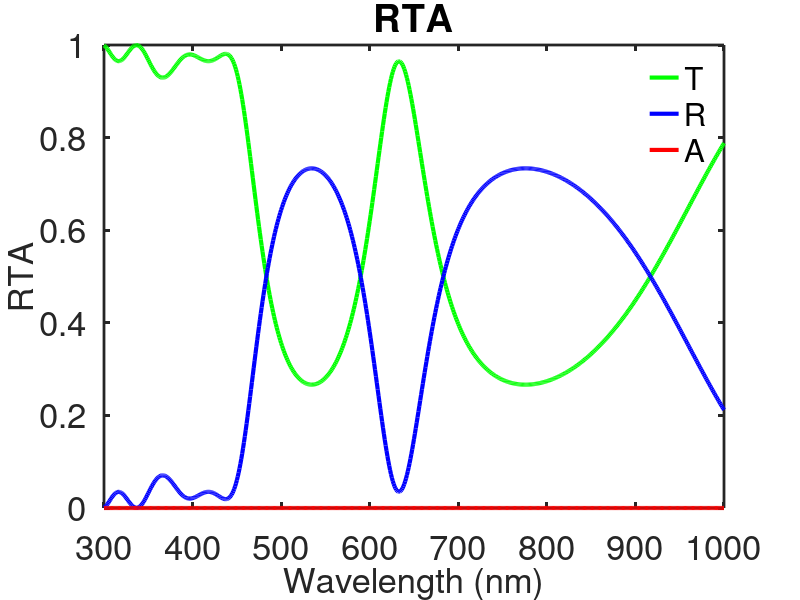

The MATLAB source for this figure:
% Transfer Matrix Methods to calculate R T A for filter
% Hao Wang @ SUTD
% 2017 October 26


%inputs:
%angle of incidence: thetai
%wavelength of incident light: lambda
%thicknesses of the layers: h
%refractive index of the layers: n (may be absorbing and dispersive, but this may require a subfunction)
%polarization: s or p (need one calculation for each for unpolarized light)
clc
clear all
close all

tic
% thetai=0:0.1:90; %angle of incidence (degrees)
thetai=0; %angle of incidence (degrees)
lambda=300:1:1000; %vacuum wavelength (nm)

central_wave=633;
ha=central_wave*(0+1/4)/1.55;
hb=central_wave*(0+1/4)/1;

%% the layer numbers
% the first and last layers are environment, and the layer numbers should
% be 2+material layer number
lnum=9;
h=zeros(1,lnum);
h(1)=NaN;
h(lnum)=NaN;
for gg=1:(length(h)-2)/2
    h(2*gg)=ha;
    h(2*gg+1)=hb;
end
h(lnum-1)=ha;
h((lnum+1)/2)=2*hb;

pol=1; %polarization, 1 for p and 0 for s

%% Materials

% % for dispersion materials
% filename='F:\Code\Plasmonic\material_data/Ag.txt';
% L1=dlmread(filename,'',1);
% n_interp=interp1(L1(:,1), L1(:,2), lambda, 'linear', 'extrap');
% k_interp=interp1(L1(:,1), L1(:,3), lambda, 'linear', 'extrap');
% L11=real((n_interp+i*k_interp).^(1/2))+i*imag((n_interp+i*k_interp).^(1/2));
% size(L11);
% 
% filename2='F:\Code\Plasmonic\material_data/Al2O3.txt';
% L2=dlmread(filename2,'',1);
% n_interp2=interp1(L2(:,1), L2(:,2), lambda, 'linear', 'extrap');
% k_interp2=interp1(L2(:,1), L2(:,3), lambda, 'linear', 'extrap');
% L12=real((n_interp2+i*k_interp2).^(1/2))+i*imag((n_interp2+i*k_interp2).^(1/2));
% size(L12);




n=zeros(length(h),length(lambda));
[nn,m]=size(n);

% substrate refractive index, light incidences from the substrate
% n=1.46 for nanoscribe glass, n=1.52 for ordinarily used fused silica
% n=1.55 for nanoscribe Ip-Dip

n(1,:)=1.46;
n(length(h),:)=1;
for kk=1:(length(h)-2)/2
    % for dispersion materials
%     n(2*kk,:)=L11;
%     n(2*kk+1,:)=L12;
    % for non-dispersion materials
    n(2*kk,:)=1.55;
    n(2*kk+1,:)=1;
end
n(length(h)-1,:)=1.55;

%% TMM

for b=1:length(lambda)
    
%Snell's law:
    theta(1)=thetai*pi/180;

    for a=1:nn-1
    theta(a+1)=real(asin(n(a,b)/n(a+1,b)*sin(theta(a))))-1i*abs(imag(asin(n(a,b)/n(a+1,b)*sin(theta(a)))));
    end
    

%Fresnel coefficients:
    if pol==0 %formulas for s polarization
    
        for a=1:nn-1
            n(a,b);
            Fr(a)=(n(a,b)*cos(theta(a))-n(a+1,b)*cos(theta(a+1)))/(n(a,b)*cos(theta(a))+n(a+1,b)*cos(theta(a+1)));
            Ft(a)=2*n(a,b)*cos(theta(a))/(n(a,b)*cos(theta(a))+n(a+1,b)*cos(theta(a+1)));
    
        end
%phase shift factors:

    delta=zeros((nn-2),length(lambda));
% for a=1:length(n)-2
%     for b=1:length(lambda)
%         delta(a,b)=2*pi*h(a+1)/lambda(b)*n(a+1)*cos(theta(a+1))
%     end
% end

        for a=1:nn-2
            delta(a,b)=2*pi*h(a+1)/lambda(b)*n(a+1,b)*cos(theta(a+1));
        end
% figure
% plot(lambda, delta(1,:))


%build up transfer matrix:


        M=[1,0;0,1]; %start with unity matrix
        for a=1:nn-2
            M=M*1/Ft(a)*[1,Fr(a);Fr(a),1]*[exp(-1i*delta(a,b)),0;0,exp(1i*delta(a,b))];
        end
    
        M=M*1/Ft(nn-1)*[1,Fr(nn-1);Fr(nn-1),1];
    
    
elseif pol==1 %formulas for p polarization
    
    for a=1:nn-1
        Fr(a)=(n(a,b)*cos(theta(a+1))-n(a+1,b)*cos(theta(a)))/(n(a,b)*cos(theta(a+1))+n(a+1,b)*cos(theta(a)));
        Ft(a)=2*n(a,b)*cos(theta(a))/(n(a,b)*cos(theta(a+1))+n(a+1,b)*cos(theta(a)));
    end

%phase shift factors:

    delta=zeros((nn-2),length(lambda));
% for a=1:length(n)-2
%     for b=1:length(lambda)
%         delta(a,b)=2*pi*h(a+1)/lambda(b)*n(a+1)*cos(theta(a+1))
%     end
% end

    for a=1:nn-2
        delta(a,b)=2*pi*h(a+1)/lambda(b)*n(a+1,b)*cos(theta(a+1));
    end
% figure
% plot(lambda, delta(1,:))


%build up transfer matrix:


    M=[1,0;0,1]; %start with unity matrix
    for a=1:nn-2
        M=M*1/Ft(a)*[1,Fr(a);Fr(a),1]*[exp(-1i*delta(a,b)),0;0,exp(1i*delta(a,b))];
    end
    
    M=M*1/Ft(nn-1)*[1,Fr(nn-1);Fr(nn-1),1];
end



%total Fresnel coefficients:
Frtot(b)=M(2,1)/M(1,1);
Fttot(b)=1/M(1,1);

%special case of single interface:
    if length(n)==2
        Frtot(b)=Fr(1);
        Fttot(b)=Ft(1);
    end

%total Fresnel coefficients in intensity:
FR(b)=(abs(Frtot(b)))^2;
FT(b)=(abs(Fttot(b)))^2*real(n(nn,b)*cos(theta(nn)))/real(n(1,b)*cos(theta(1)));
FA(b)=1-FR(b)-FT(b);
end
toc

% % Plot parameters
lw=3; font_axis=25; font_label=25; font_legend=18; ms=8;
colorred=[244 140 132]./255;
colorblue=[0 230 230]./255;

% 
% figure(1)
% clf;
% set(gcf,'units','inches','position',[0.25 2.5 11.3 7.9]);
% % set(gcf,'color','w','Renderer','painters','units','inches','position',[0.25 2.5 8.0 6.0]);
% 
% 
% plot(lambda,n_interp,'b','linewidth',lw);
% hold on
% plot(lambda,k_interp,'r','linewidth',lw);
% hold on
% plot(L1(:,1), L1(:,2),'ob','MarkerSize',ms,'MarkerEdgeColor','b','MarkerFaceColor',colorblue);
% hold on
% plot(L1(:,1), L1(:,3),'or','MarkerSize',ms,'MarkerEdgeColor','r','MarkerFaceColor',colorred);
% 
% xlim([lambda(1),lambda(length(lambda))])
% % lg=legend('interp Re(\epsilon)','interp Im(\epsilon)','J&C Re(\epsilon)','J&C Im(\epsilon)');
% lg=legend('interp Re(\epsilon) of Al','interp Im(\epsilon) of Al','Weaver & Frederikse Re(\epsilon) of Al','Weaver & Frederikse Im(\epsilon) of Al');
% set(lg,'FontSize',font_legend,'box','off');
% set(gca,'FontSize',font_axis,'LineWidth',lw-1,'XMinorTick','off','YMinorTick','off');
% xlabel('Wavelength (nm)','fontsize',font_label);
% ylabel('Permittivity','fontsize',font_label);

%plot results:
figure(2)
clf;
clf;
set(gcf,'units','inches','position',[0.25 2.5 11.3 7.9]);
hold on
plot(lambda,FT,'g','linewidth',lw)
plot(lambda,FR,'b','linewidth',lw)
plot(lambda,FA,'r','linewidth',lw)
xlim([lambda(1),lambda(length(lambda))])
ylim([0 1])

% title('Fresnel coefficients for transmission (blue), reflection (red) and absorption (green)')
title('RTA')
lg=legend('T', 'R','A');
set(lg,'FontSize',font_legend,'box','off');
set(gca,'FontSize',font_axis,'LineWidth',lw-1,'XMinorTick','off','YMinorTick','off');
xlabel('Wavelength (nm)','fontsize',font_label);
ylabel('RTA','fontsize',font_label);
box on

%% Phase
